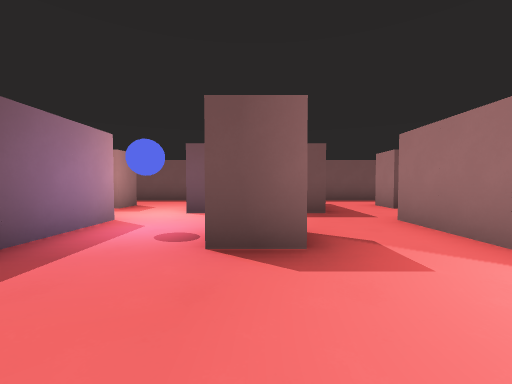
View 1 (above)

24 first-person views from a walk through a Godot game level. The camera is 1.3 m above the floor, tilts 2° down and sees 90° across. The floor is counted in squares, 2 m on a side. Each view is taken from the middle of a square. On the plan, view 1 faces up. The plan holds only what a view shows up to about 9 squares ahead; the rest is blank. Characters and animated objects are not drawn.

View 2
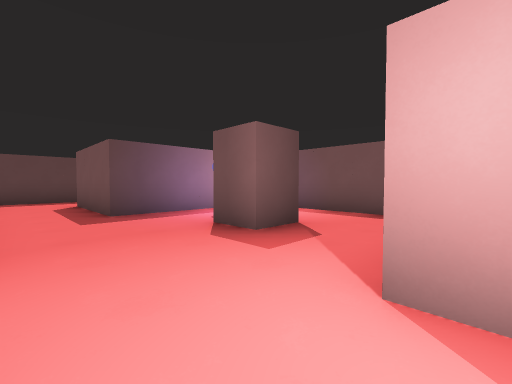

View 3
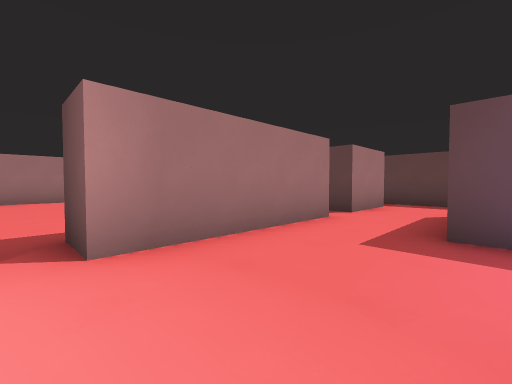

View 4
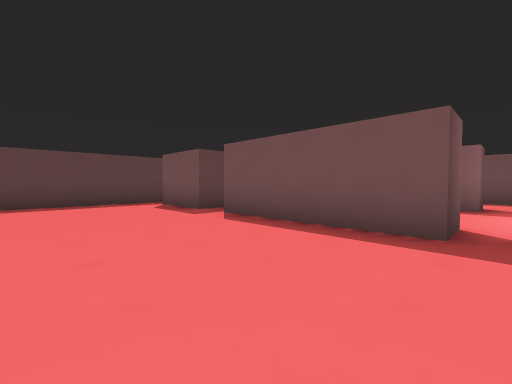

View 5
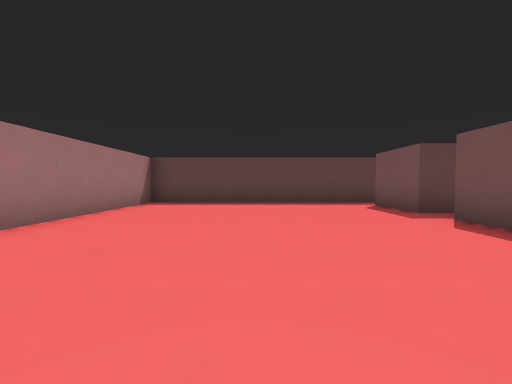

View 6
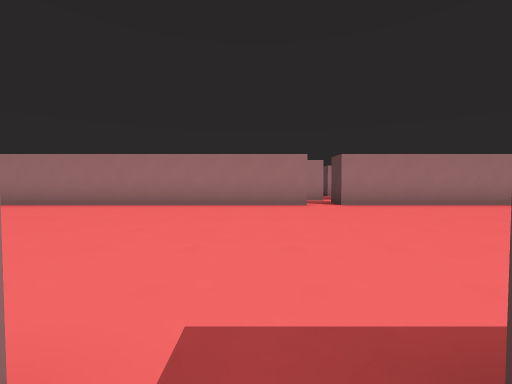

View 7
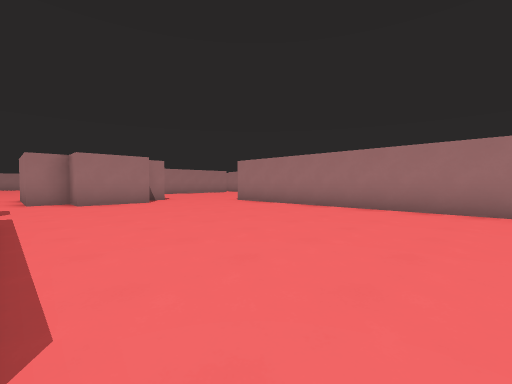

View 8
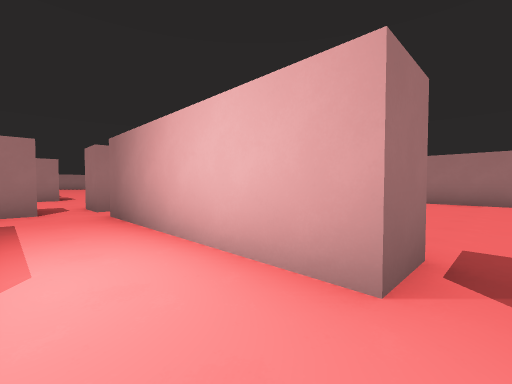

View 9
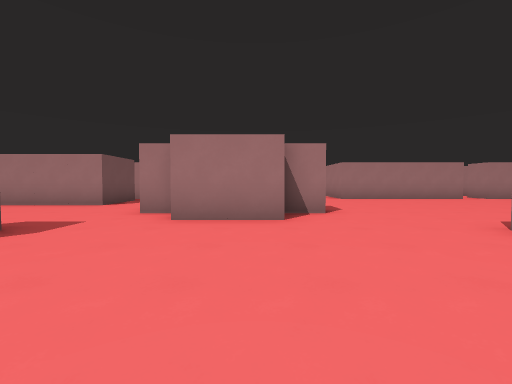

View 10
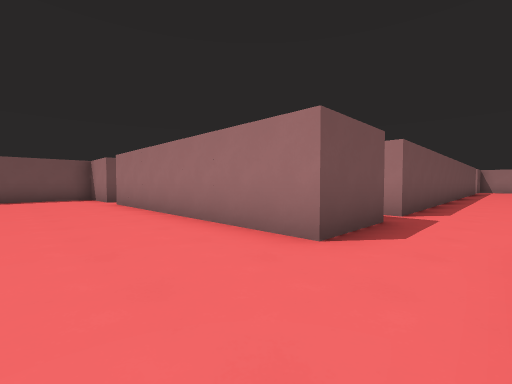

View 11
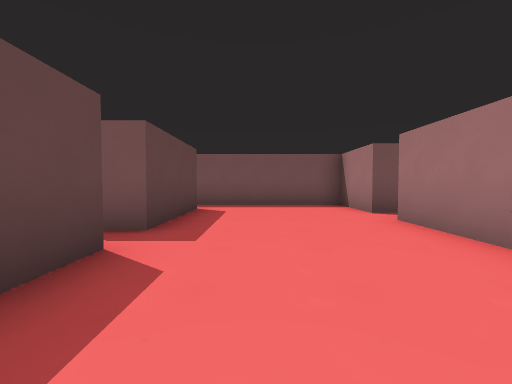

View 12
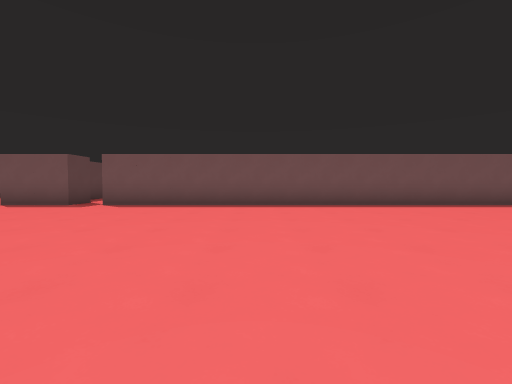

View 13
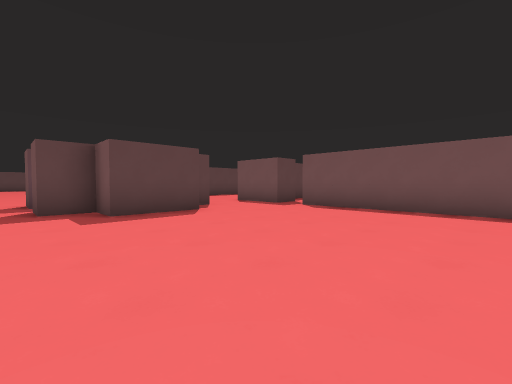

View 14
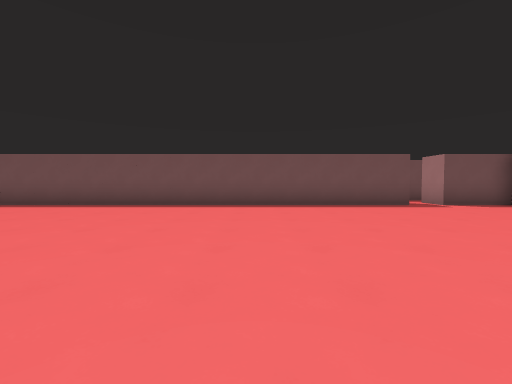

View 15
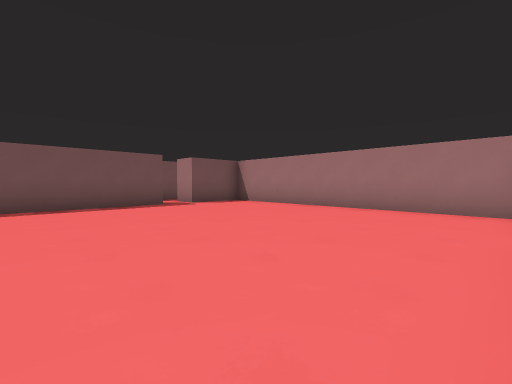

View 16
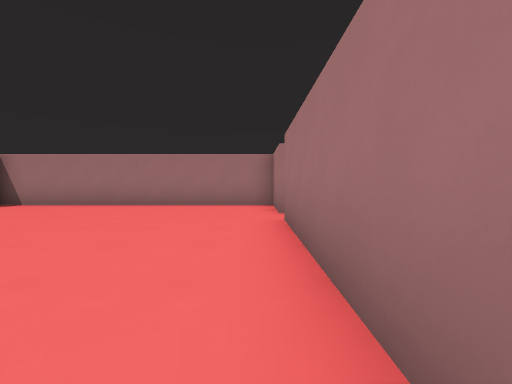

View 17
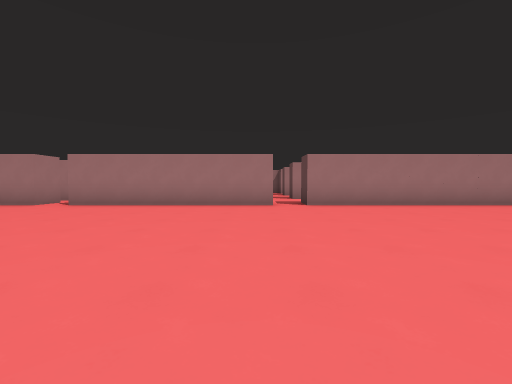

View 18
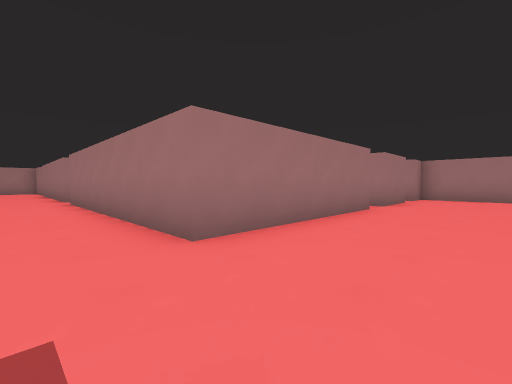

View 19
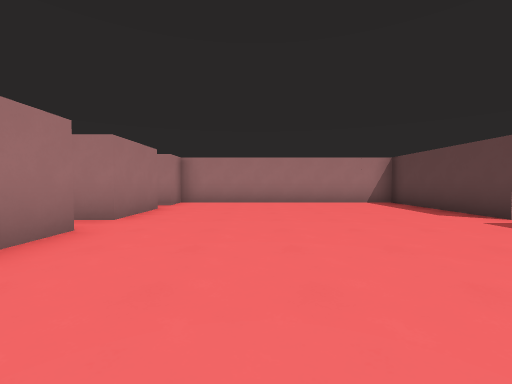

View 20
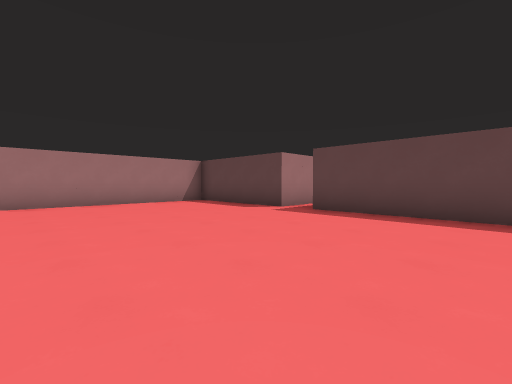

View 21
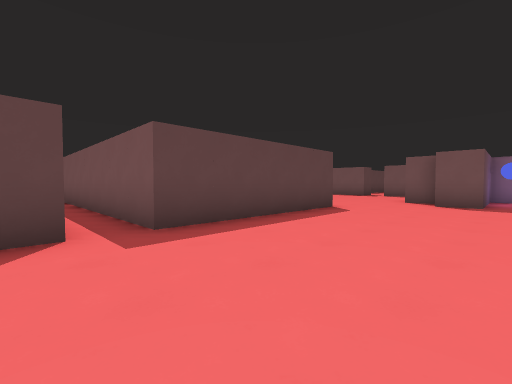

View 22
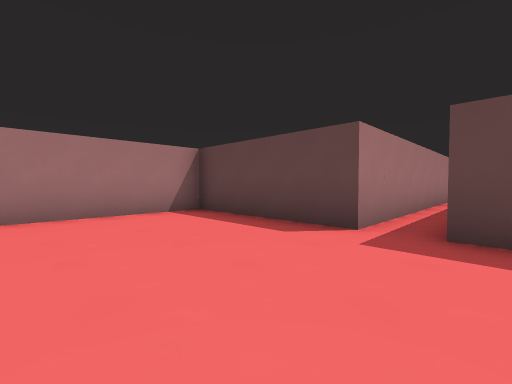

View 23
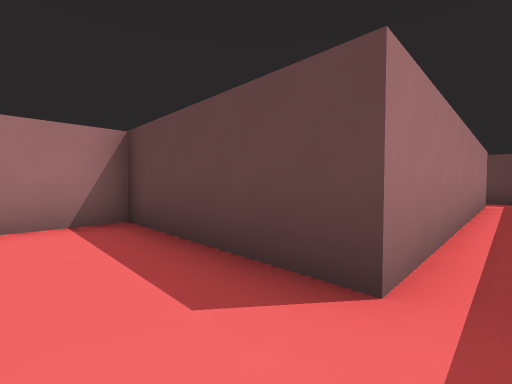

View 24
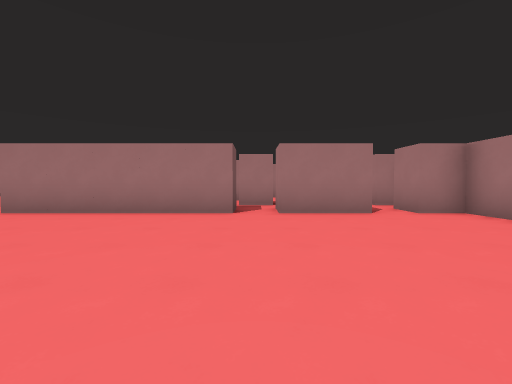

### Floor plan
Points are (right, up) in squares from view 1. A wall is a line through its corners. A room is listed if a view was taken in it or the views show most of it. See-through windows are left out.
Room 1 (views 1, 3, 8)
walls: (0.5, 3.5) (0.5, 2.5) (-0.5, 2.5); (2.5, 2.4) (2.5, 4.5); (-2.4, -0.5) (0.5, -0.5); (-2.5, 4.5) (-2.5, 1.5); (1.5, 5.5) (-1.5, 5.5)
ways out: opening at (1, -1) to room 2; opening at (2.5, 0.5) to room 2; opening at (-3, 0.5) to room 3; opening at (-2, 5.5); opening at (2, 5)
Room 2 (views 2, 4, 5, 6, 7, 9, 10, 11, 12, 13, 14, 15, 16, 17, 18, 19, 20, 21, 22, 23, 24)
walls: (12, -3.5) (11.5, -3.5) (11.5, -6.5) (10.5, -6.5) (10.5, -5.5) (9.5, -5.5) (9.5, -3.5) (10.5, -3.5) (10.5, -2.5) (13.2, -2.5); (14.5, -3.5) (14.5, -5.5) (13.5, -5.5) (13.5, -6.5) (12.5, -6.5); (14.5, 0.5) (14.5, -0.5) (12.5, -0.5) (12.5, 6.5); (7.4, -0.5) (8.5, -0.5); (7.5, 0.4) (7.5, 1); (15.5, -13.5) (15.5, -8.5) (22.5, -8.5); (8.5, 4.5) (8.5, 3.4); (3.1, 1.5) (2.5, 1.5); (1.5, -1.6) (1.5, -0.5) (6.5, -0.5); (23.5, -8.5) (29.5, -8.5); (15.5, -16.6) (15.5, -14.5); (0.5, -0.5) (0.5, -1.5) (-3.5, -1.5); (13.1, 7.5) (12.5, 7.5) (12.5, 9.5) (8.2, 9.5); (-0.6, -8.5) (8.5, -8.5) (8.5, -13.5) (1.5, -13.5); (8.5, 8.5) (8.5, 5.5) (7.9, 5.5); (0.5, -14.5) (8.5, -14.5) (8.5, -18.5) (15.5, -18.5) (15.5, -17.5); (-0.5, -14) (-0.5, -14.6); (-4.5, -0.5) (-4.5, -1.5) (-6.5, -1.5); (29.6, -0.5) (15.5, -0.5) (15.5, -0.1); (30.5, -8.5) (32.5, -8.5) (32.5, -0.5) (30.5, -0.5) (30.5, 0.5); (-7.5, -0.6) (-7.5, -8.5) (-1.5, -8.5)
ways out: opening at (1, -1) to room 1; opening at (2.5, 0.5) to room 1; opening at (-4, -1) to room 3; opening at (-7, -1); opening at (-1, -9); opening at (8, 9); opening at (13, 7); opening at (15, 0); opening at (16, -17); opening at (16, -14); opening at (23, -9); opening at (30, -9); opening at (30, 0)
Room 3 (no view inside)
walls: (-3.6, -0.5) (-2.4, -0.5); (-2.5, 1.5) (-5.5, 1.5); (-5.5, -0.5) (-4.5, -0.5)
ways out: opening at (-3, 0.5) to room 1; opening at (-4, -1) to room 2; opening at (-5, 0.5)

Positions as (right, up) in squares from view 1, and headings:
1: (0, 0), facing up
2: (3, 0), facing up-left
3: (1, 2), facing down-left
4: (1, -5), facing up-left
5: (1, -5), facing left
6: (1, -1), facing down
7: (1, -2), facing down-right
8: (1, 1), facing down-right
9: (5, -5), facing right
10: (10, -2), facing up-right
11: (10, 2), facing up
12: (20, -8), facing up
13: (20, -7), facing up-left
14: (25, -8), facing up
15: (26, -8), facing up-right
16: (25, -8), facing right
17: (24, -1), facing down
18: (13, -7), facing down-right
19: (13, -10), facing down
20: (14, -10), facing down-left
21: (12, -15), facing up-left
22: (12, -13), facing down-left
23: (10, -14), facing down-left
24: (10, -14), facing right
